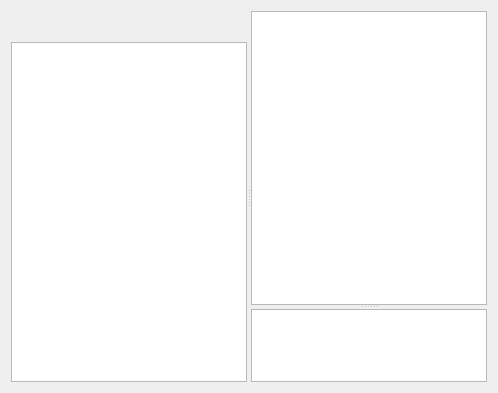
<ui version="4.0" >
 <author>Bastian Bense</author>
 <class>WidgetSendPrivMsg</class>
 <widget class="QWidget" name="WidgetSendPrivMsg" >
  <property name="geometry" >
   <rect>
    <x>0</x>
    <y>0</y>
    <width>498</width>
    <height>393</height>
   </rect>
  </property>
  <property name="windowTitle" >
   <string>Private Messages</string>
  </property>
  <layout class="QHBoxLayout" >
   <item>
    <widget class="QSplitter" name="fSplitterV" >
     <property name="orientation" >
      <enum>Qt::Horizontal</enum>
     </property>
     <widget class="QWidget" name="layoutWidget" >
      <layout class="QVBoxLayout" >
       <item>
        <layout class="QHBoxLayout" >
         <item>
          <widget class="QToolButton" name="fBtnSave" >
           <property name="enabled" >
            <bool>false</bool>
           </property>
           <property name="toolTip" >
            <string>Save Message History</string>
           </property>
           <property name="text" >
            <string/>
           </property>
           <property name="icon" >
            <iconset resource="../application.qrc" >:/icons/icn_download.png</iconset>
           </property>
           <property name="iconSize" >
            <size>
             <width>18</width>
             <height>18</height>
            </size>
           </property>
           <property name="autoRaise" >
            <bool>true</bool>
           </property>
          </widget>
         </item>
         <item>
          <widget class="QToolButton" name="fBtnDelete" >
           <property name="enabled" >
            <bool>false</bool>
           </property>
           <property name="toolTip" >
            <string>Delete Message History</string>
           </property>
           <property name="text" >
            <string/>
           </property>
           <property name="icon" >
            <iconset resource="../application.qrc" >:/icons/icn_delete.png</iconset>
           </property>
           <property name="iconSize" >
            <size>
             <width>18</width>
             <height>18</height>
            </size>
           </property>
           <property name="autoRaise" >
            <bool>true</bool>
           </property>
          </widget>
         </item>
         <item>
          <spacer>
           <property name="orientation" >
            <enum>Qt::Horizontal</enum>
           </property>
           <property name="sizeHint" >
            <size>
             <width>40</width>
             <height>20</height>
            </size>
           </property>
          </spacer>
         </item>
        </layout>
       </item>
       <item>
        <widget class="QListWidget" name="fUsers" >
         <property name="sizePolicy" >
          <sizepolicy vsizetype="Expanding" hsizetype="Expanding" >
           <horstretch>1</horstretch>
           <verstretch>0</verstretch>
          </sizepolicy>
         </property>
         <property name="alternatingRowColors" >
          <bool>true</bool>
         </property>
         <property name="iconSize" >
          <size>
           <width>22</width>
           <height>22</height>
          </size>
         </property>
         <property name="spacing" >
          <number>1</number>
         </property>
        </widget>
       </item>
      </layout>
     </widget>
     <widget class="QSplitter" name="fSplitterH" >
      <property name="sizePolicy" >
       <sizepolicy vsizetype="Expanding" hsizetype="Expanding" >
        <horstretch>0</horstretch>
        <verstretch>0</verstretch>
       </sizepolicy>
      </property>
      <property name="orientation" >
       <enum>Qt::Vertical</enum>
      </property>
      <widget class="QTextEdit" name="fMsg" >
       <property name="sizePolicy" >
        <sizepolicy vsizetype="Expanding" hsizetype="Expanding" >
         <horstretch>4</horstretch>
         <verstretch>4</verstretch>
        </sizepolicy>
       </property>
       <property name="tabChangesFocus" >
        <bool>true</bool>
       </property>
       <property name="readOnly" >
        <bool>true</bool>
       </property>
      </widget>
      <widget class="QTextEdit" name="fInput" >
       <property name="sizePolicy" >
        <sizepolicy vsizetype="Expanding" hsizetype="Expanding" >
         <horstretch>0</horstretch>
         <verstretch>1</verstretch>
        </sizepolicy>
       </property>
       <property name="tabChangesFocus" >
        <bool>true</bool>
       </property>
       <property name="acceptRichText" >
        <bool>false</bool>
       </property>
      </widget>
     </widget>
    </widget>
   </item>
  </layout>
 </widget>
 <tabstops>
  <tabstop>fUsers</tabstop>
  <tabstop>fMsg</tabstop>
 </tabstops>
 <resources>
  <include location="../application.qrc" />
 </resources>
 <connections/>
</ui>
